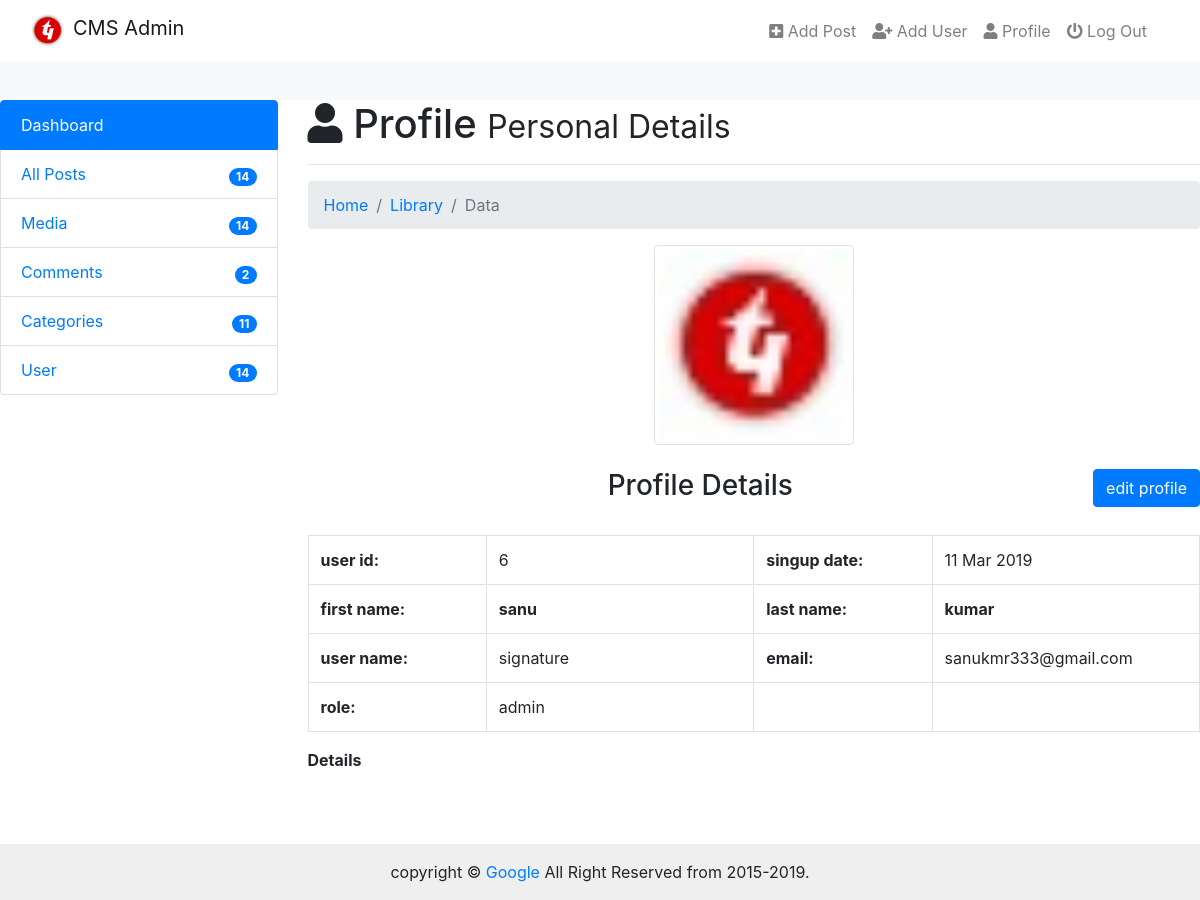
Screenshot of /admin/admin_profile.php (signed in) with the database file from the repository.
### tables this page shows
CREATE TABLE IF NOT EXISTS `users_details` (
  `id` int(11) NOT NULL AUTO_INCREMENT,
  `date` int(11) NOT NULL,
  `first_name` varchar(255) NOT NULL,
  `last_name` varchar(255) NOT NULL,
  `username` varchar(255) NOT NULL,
  `email` varchar(255) NOT NULL,
  `image` varchar(255) NOT NULL,
  `password` varchar(255) NOT NULL,
  `role` varchar(255) NOT NULL,
  `details` text,
  `salt` varchar(255) NOT NULL DEFAULT '$2y$10$quickbrownfoxjumpsover',
  PRIMARY KEY (`id`),
  UNIQUE KEY `username` (`username`),
  UNIQUE KEY `email` (`email`)
);

### admin/admin_profile.php (the view, shortened to what this page needs)
<?php require_once('includes/header.php');
$session_username =$_SESSION['username'];
$query = "SELECT * FROM users_details WHERE username = '$session_username'";
$run = mysqli_query($con, $query);
$row = mysqli_fetch_array($run);
$image = $row['image'];
$id = $row['id'];
$date =getdate($row['date']);
$day = $date['mday'];
$month = substr($date['month'],0,3);
$year = $date['year'];
$first_name = $row['first_name'];
$last_name = $row['last_name'];
$username = $row['username'];
$email = $row['email'];
$role = $row['role'];
?>
</head>
<body id="profile">
  <?php require_once('includes/navbar.php');?>
  <div class="cointainer-fluid">
    <div class="row">
      <div class="col-md-3">
        <?php require_once('includes/sidebar.php');?>
        <div class="container-fluid body-section">
           <?php require_once('includes/header.php');?>
       </div>
     </div>
     <div class="col-md-9">
      <h1><i class="fa fa-user"></i> Profile <small>Personal Details</small></h1><hr>
       <nav aria-label="breadcrumb">
        <ol class="breadcrumb">
          <li class="breadcrumb-item"><a href="#">Home</a></li>
          <li class="breadcrumb-item"><a href="#">Library</a></li>
          <li class="breadcrumb-item active" aria-current="page">Data</li>
        </ol>
      </nav>
        <center><img src="img/<?php echo $image;?>" width="200px" class="img-circle img-thumbnail" id="profile-image"></center><br>
        <a href="edit_profile.php?edit=<?php echo $id;?>" class="btn btn-primary float-right">edit profile</a>
        <center>
         <h3>Profile Details</h3>
       </center>
       <br>
       <table class="table table-bordered table-hover">
         <tr>
           <td width="20%"><b>user id:</b></td>
           <td width="30%"><?php echo $id;?></td>
           <td width="20%"><b>singup date:</b></td>
           <td width="30%"><?php echo "$day $month $year";?></td>
         </tr>
         <tr>
           <td width="20%"><b>first name:</b></td>
           <td width="30%"><b><?php echo $first_name;?></b></td>
           <td width="20%"><b>last name:</b></td>
           <td width="30%"><b><?php echo $last_name;?></b></td>
         </tr>
         <tr>
           <td width="20%"><b>user name:</b></td>
           <td width="30%"><?php echo $username;?></td>
           <td width="20%"><b>email:</b></td>
           <td width="30%"><?php echo $email;?></td>
         </tr>
         <tr>
           <td width="20%"><b>role:</b></td>
           <td width="30%"><?php echo $role;?></td>
           <td width="20%"><b></b></td>
           <td width="30%"><b></b></td>
         </tr>
       </table>
       <div class="row">
         <div class="col-lg-8 col-sm-12">
           <b>Details</b>
         </div>
       </div>
       <br><br>
   </div>
 </div>
</div>
<?php include 'includes/footer.php';?>

### admin/css/admin.css (style rules this page uses)
html { height: 100%; background: #f8f9fa; }
body { margin-top: 100px; position: relative; padding-bottom: 3rem; min-height: 100%; }
.body-section { padding-bottom: 70px; }

### rows the page displays
users_details: image (picture), id "6", date "11", date "Mar", date "2019", first_name "sanu", last_name "kumar", username "signature", email "sanukmr333@gmail.com", role "admin"
